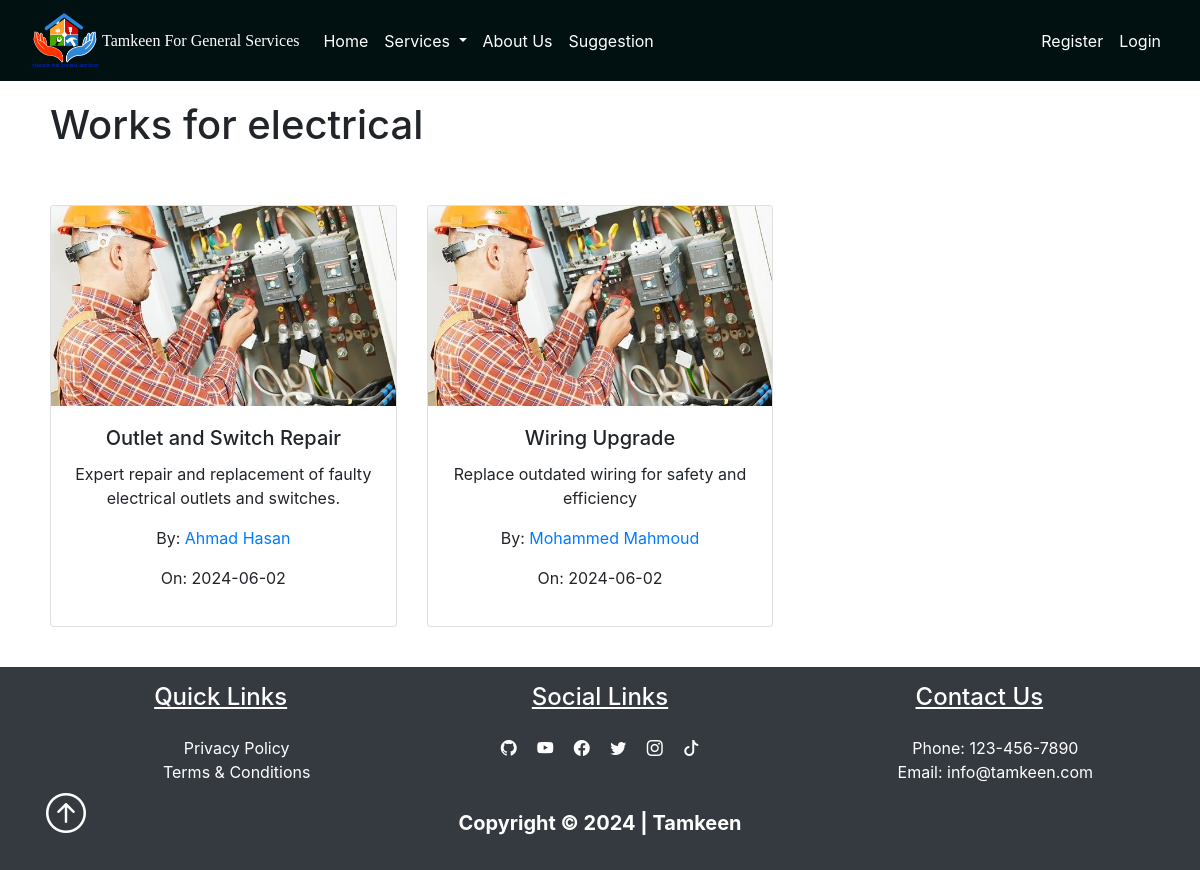
Screenshot of /service_work/102 with the database file from the repository.
### pythonic/models.py (models this page shows, shortened)
class Service(db.Model):
    id = db.Column(db.Integer, primary_key=True)
    Name = db.Column(db.String(50), unique=True, nullable=False)
    description = db.Column(db.Text, nullable=False)
    image_ser = db.Column(db.String(20), nullable=False, default="default.jpg")
    works = db.relationship('Work', backref='service', lazy=True)
    users = db.relationship('User', backref='service', lazy=True)

class Work(db.Model):
    id = db.Column(db.Integer, primary_key=True)
    title = db.Column(db.String(100), nullable=False)
    date_posted = db.Column(db.DateTime, nullable=False, default=datetime.utcnow)
    content = db.Column(db.Text, nullable=False)
    img = db.Column(db.String(20), nullable=True, default="default_thumbnail.jpg")
    user_id = db.Column(db.Integer, db.ForeignKey("user.id"), nullable=False)
    service_id=db.Column(db.Integer, db.ForeignKey("service.id"), nullable=False)

class User(db.Model, UserMixin):
    id = db.Column(db.Integer, primary_key=True)
    username = db.Column(db.String(25), unique=True, nullable=False)
    email = db.Column(db.String(125), unique=True, nullable=False)
    image_file = db.Column(db.String(20), nullable=False, default="prf.jpg")
    password = db.Column(db.String(60), nullable=False)
    address = db.Column(db.String(25), nullable=False)
    contactNumber = db.Column(db.String(10), nullable=False)
    user_type = db.Column(db.String(20), nullable=False)
    service_type = db.Column(db.String(20), nullable=True)
    description = db.Column(db.Text, nullable=True)
    service_id = db.Column(db.Integer, db.ForeignKey("service.id"), nullable=True)
    availability = db.relationship('Availability', uselist=False, backref='owner', lazy=True)
    works = db.relationship("Work", backref="maker", lazy=True)
    ratings = db.relationship('Rating', foreign_keys='Rating.craft_owner_id', backref='craft_owner', lazy=True)
    average_rating = db.Column(db.Float, nullable=True)

### pythonic/routes.py (the view)
@app.route('/service_work/<int:service_id>')
def service_work(service_id):
    service = Service.query.get_or_404(service_id)
    works = service.works
    return render_template('service_work.html', service=service, works=works)

### pythonic/templates/service_work.html (shortened to what this page needs)
{% extends "layout.html" %}
{% block content %}
<!DOCTYPE html>
<html lang="en">
<head>
    <link rel="stylesheet" href="https://maxcdn.bootstrapcdn.com/bootstrap/4.3.1/css/bootstrap.min.css">
</head>
<body>
    <div class="container">
        <h1>Works for {{ service.Name }}</h1>
        <br><br>
        <div class="row">
            {% for work in works %}
            <div class="col-md-4">
                <div class="card">
                    <img src="{{ url_for('static', filename='uploads/' ~ work.img) }}" class="card-img-top" alt="{{ work.title }}">
                    <div class="card-body">
                        <h5 class="card-title">{{ work.title }}</h5>
                        <p class="card-text">{{ work.content }}</p>
                        <p>By: <a href="{{ url_for('view_profile', user_id=work.user_id) }}">{{ work.maker.username }}</a></p>
                        <p>On: {{ work.date_posted.strftime('%Y-%m-%d') }}</p>
                    </div>
                </div>
            </div>
            {% endfor %}
        </div>
    </div>
</body>
</html>
{% endblock content %}

### pythonic/static/main.css (style rules this page uses)
.container { object-fit:fill; margin: auto; }

### pythonic/templates/service_work.html (style rules this page uses)
.container { padding: 20px; }
.card { margin-bottom: 20px; }
.card-img-top { height: 200px; object-fit: cover; }
.card-body { text-align: center; }

### rows the page displays
Service: Name "electrical"
Work: img (picture), title "Outlet and Switch Repair", content "Expert repair and replacement of faulty electrical outlets and switches.", maker.username "Ahmad Hasan", date_posted "2024-06-02"
Work: img (picture), title "Wiring Upgrade", content "Replace outdated wiring for safety and efficiency", maker.username "Mohammed Mahmoud", date_posted "2024-06-02"
